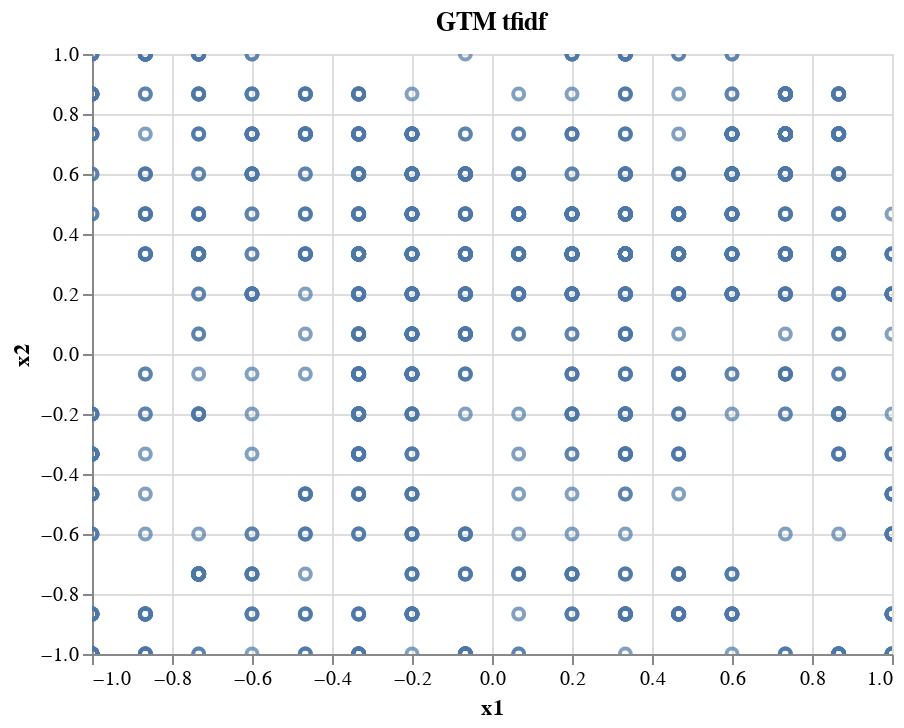

Source (notebook cell):
### Code cell
alt.Chart(df_tfidf).mark_point().encode(
x='x1',y='x2',
tooltip=["x1", "x2"]
).properties(title="GTM tfidf").interactive()

### Figure 1 — Vega-Lite specification as saved in the notebook (floating-point values rounded to 4 significant figures; data arrays with more than 128 entries replaced by an {"elided": "..."} marker saying what was removed)
{"config": {"view": {"continuousWidth": 400, "continuousHeight": 300}}, "data": {"name": "data-fd233de6a6cf337cfb157c2391cdc92e"}, "mark": "point", "encoding": {"tooltip": [{"field": "x1", "type": "quantitative"}, {"field": "x2", "type": "quantitative"}], "x": {"field": "x1", "type": "quantitative"}, "y": {"field": "x2", "type": "quantitative"}}, "selection": {"selector007": {"type": "interval", "bind": "scales", "encodings": ["x", "y"]}}, "title": "GTM tfidf", "$schema": "https://vega.github.io/schema/vega-lite/v4.17.0.json", "datasets": {"data-fd233de6a6cf337cfb157c2391cdc92e": {"elided": "1562 records"}}}
